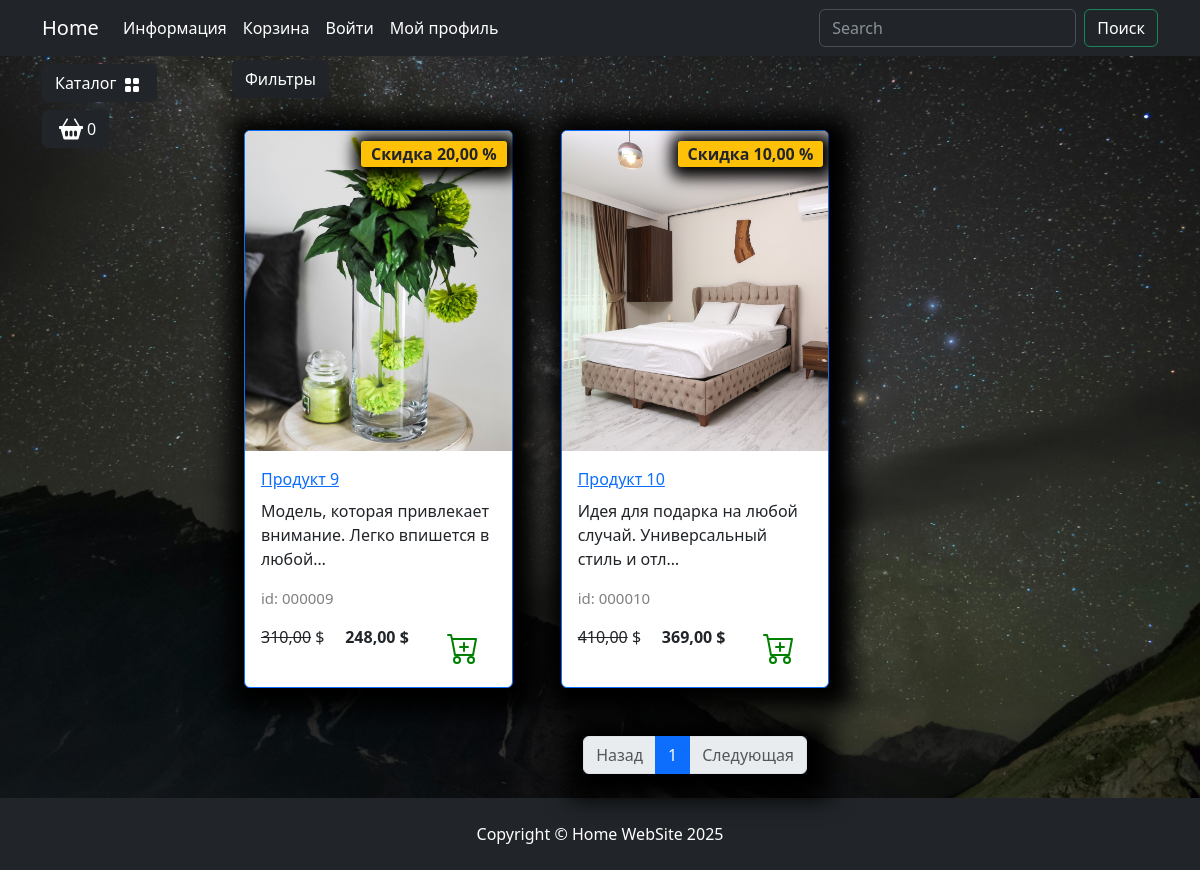
Page /catalog/kategoriya-5/ on the earlier database version.
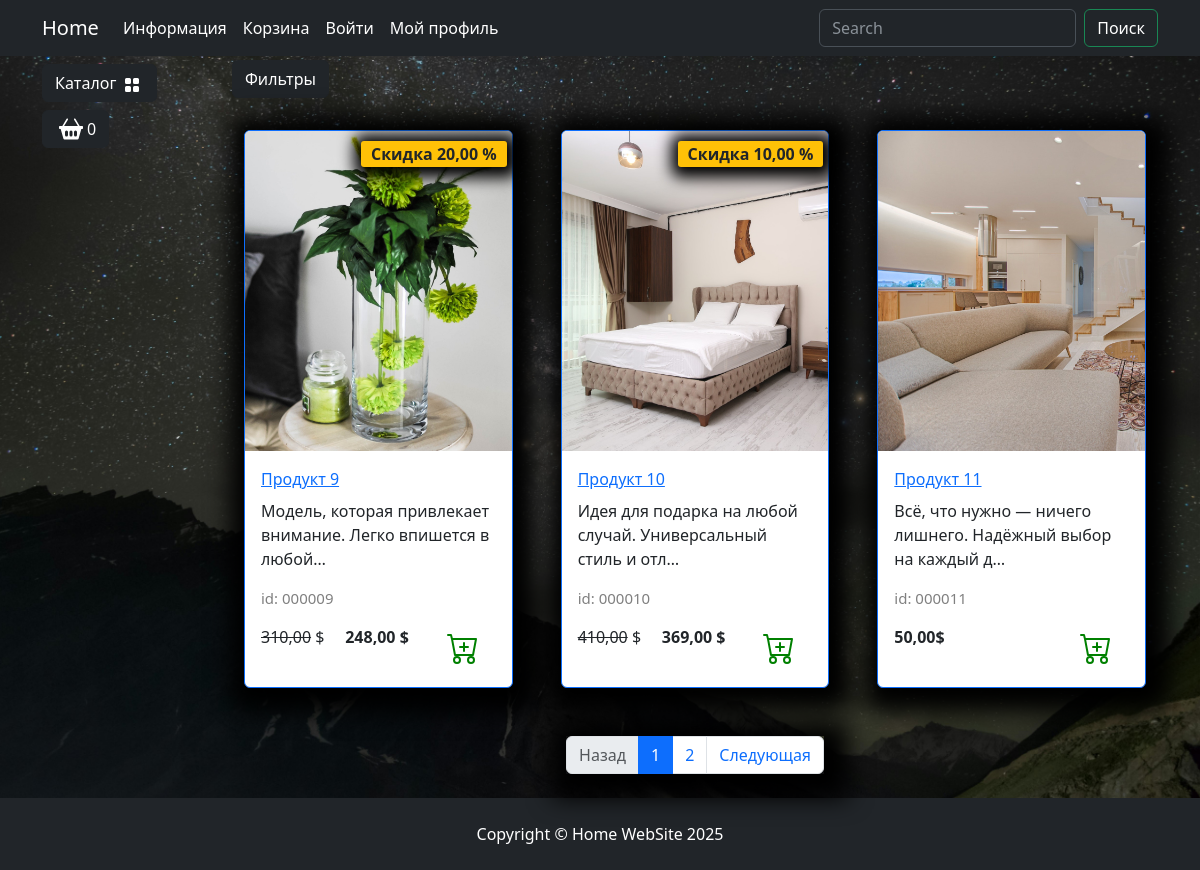
Same page on the later database version.
### goods/models.py (models this page shows, shortened)
class Products(models.Model):
    name = models.CharField(max_length=150, unique=True,
                            verbose_name='Название')
    slug = models.SlugField(max_length=200, unique=True,
                            blank=True, null=True, verbose_name='URL')
    description = models.TextField(
        blank=True, null=True, verbose_name='Описание')
    image = models.ImageField(upload_to='goods_images',
                              blank=True, null=True, verbose_name='Изображения')
    price = models.DecimalField(
        default=0.00, max_digits=7, decimal_places=2, verbose_name='Цена')
    discount = models.DecimalField(
        default=0.00, max_digits=4, decimal_places=2, verbose_name='Скидка в %')
    quantity = models.PositiveBigIntegerField(
        default=0, verbose_name='Количество')
    category = models.ForeignKey(
        to=Categories, on_delete=models.CASCADE, verbose_name='Категория')
    class Meta:
        db_table = 'product'
        verbose_name = 'Продукт'
        verbose_name_plural = 'Продукты'
        ordering = ("id",)
    def display_id(self):
        return f"{self.id:06}"
    def sell_price(self):
        if self.discount:
            return round(self.price - self.price*self.discount/100, 2)
        return self.price

### goods/views.py (the view)
# urls.py: path('catalog/', include('goods.urls', namespace='catalog')),
def catalog(request, category_slug, page=1):
    if category_slug == 'all':
        goods = Products.objects.all()
    else:
        goods = get_list_or_404(
            Products.objects.filter(category__slug=category_slug))
    paginator = Paginator(goods, 3)
    current_page = paginator.page(page)
    context = {
        'title': 'Home - Каталог',
        'goods': current_page,
        'slug_url': category_slug
    }
    return render(request, 'goods/catalog.html', context)

### goods/templatetags/goods_tags.py (called while the page is built)
@register.simple_tag()
def tag_categories():
    return Categories.objects.all()

### goods/templates/goods/catalog.html (shortened to what this page needs)
{% extends "main/base.html" %}
{% load  static  %}
{% block  content  %}
                    <div class="row">
                        <div class="dropdown mb-2">
                            <button class="btn btn-secondary dropdown-toggle btn-dark" type="button" data-bs-toggle="dropdown"
                                aria-expanded="false">
                                Фильтры
                            </button>
                        </div>
                        {% for product  in goods %}
                        <div class="col-lg-4 col-md-6 p-4">
                            <div class="card border-primary rounded custom-shadow">
                                {% if product.image %}
                                    <img src="{{product.image.url}}" class="card-img-top" alt="{{ product.name }}">
                                {% else %}
                                    <img src="{% static "deps/images/Not found image.png" %}" class="card-img-top" alt="...">
                                {% endif %}
                                <div class="card-body">
                                    <a href="{% url "catalog:product" product.slug %}">
                                        <p class="card-title">{{product.name}}</p>
                                    </a>
                                    <p class="card-text ">{{product.description|truncatechars:60}}</p>
                                    <p class="product_id">id: {{product.display_id}}</p>
                                    <div class="d-flex justify-content-between">
                                        {% if product.discount %}
                                            <p><s>{{product.price}}</s> $</p>
                                            <p><strong>{{product.sell_price}} $</strong></p>
                                            <span class="badge bg-warning text-dark">Скидка {{product.discount}} %</span>
                                        {% else %}
                                            <p><strong>{{product.price}}$</strong></p>
                                        {% endif %}
                                        <a href="#" class="btn add-to-cart">
                                            <img class="mx-1" src="{% static "deps/icons/cart-plus.svg" %}" alt="Catalog Icon"
                                                width="32" height="32">
                                        </a>
                                    </div>
                                </div>
                            </div>
                        </div>
                        {% endfor %}
                    </div>
                    <nav aria-label="Page navigation example">
                        <ul class="pagination justify-content-center my-4">
                            <div class="custom-shadow d-flex">
                                <li class="page-item {% if not goods.has_previous %}disabled{% endif %} ">
                                  <a class="page-link" href = "{% if goods.has_previous %}
                                  {% url "catalog:index" slug_url goods.previous_page_number %}
                                  {% else %}
                                  #
                                  {% endif %}">Назад</a>
                                </li>
                                {% for page in goods.paginator.page_range  %}
                                {% if page >= goods.number|add:-2  and page <= goods.number|add:+2 %}
                                    <li class="page-item {% if goods.number == page %} active{% endif %}">
                                        <a class="page-link" href="{% url "catalog:index" slug_url page %}">{{ page }}</a>
                                    </li>
                                {% endif %}
                                {% endfor %}
                                <li class="page-item {% if not goods.has_next %}disabled{% endif %} ">
                                  <a class="page-link" href = "{% if goods.has_next %}
                                  {% url "catalog:index" slug_url goods.next_page_number %}
                                  {% else %}
                                  #
                                  {% endif %}">Следующая</a>
                                </li>
                            </div>
                        </ul>
                    </nav>
{% endblock  %}
{% block footer %}
    <footer class="py-4 bg-dark">
        <div class="container">
            <p class="m-0 text-center text-white">Copyright &copy; Home WebSite 2025</p>
        </div>
    </footer>
{% endblock footer %}

### main/templates/main/base.html (shortened to what this page needs)
{% load static %}
{% load goods_tags %}
<!DOCTYPE html>
<html lang="en">
<head>
    <link rel="stylesheet" href="{% static "deps/css/bootstrap/bootstrap.min.css" %}">
    <link rel="stylesheet" href="{% static "deps/css/my_css.css" %}">
</head>
<body>
    <header>
        <nav class="navbar navbar-expand-lg bg-dark" data-bs-theme="dark">
            <div class="container">
                <a class="navbar-brand" href="{% url "main:index" %}">Home</a>
                <div class="collapse navbar-collapse" id="navbarSupportedContent">
                    <ul class="navbar-nav me-auto mb-2 mb-lg-0">
                        <li class="nav-item dropdown ">
                            <a class="nav-link dropdown-toggle text-white" href="#" role="button"
                                data-bs-toggle="dropdown" aria-expanded="false">
                                Информация
                            </a>
                        </li>
                        <li class="nav-item">
                            <a class="nav-link  text-white" href="carts/cart.html">Корзина</a>
                        </li>
                        <li class="nav-item">
                            <a class="nav-link  text-white" href="users/login.html">Войти</a>
                        </li>
                        <li class="nav-item dropdown ">
                            <a class="nav-link dropdown-toggle text-white" href="#" role="button"
                                data-bs-toggle="dropdown" aria-expanded="false">
                                Мой профиль
                            </a>
                        </li>
                    </ul>
                    <form class="d-flex" role="search">
                        <input class="form-control me-2" type="search" placeholder="Search" aria-label="Search">
                        <button class="btn btn-outline-success text-white" type="submit">Поиск</button>
                    </form>
                </div>
            </div>
        </nav>
    </header>
    <section>
        <div class="container">
            <div class="row mt-1 position-fixed z-3">
                <div class="dropdown mb-2">
                    <button class="btn btn-secondary dropdown-toggle btn-dark" type="button" data-bs-toggle="dropdown"
                        aria-expanded="false">
                        Каталог
                        <img class="mx-1" src="{% static "deps/icons/grid-fill.svg" %}" alt="Catalog Icon" width="16"
                            height="16">
                    </button>
                        {% tag_categories as categories %}
                </div>
                <div>
                    <button type="button" class="btn btn-dark btn-secondary d-flex" id="modalButton"
                        aria-expanded="false">
                        <img class="mx-1" src="{% static "deps/icons/basket2-fill.svg" %}" alt="Catalog Icon" width="24"
                            height="24">
                        <span id="goods-in-cart-count">0</span>
                    </button>
                </div>
            </div>
        </div>
        <div class="container">
            <div class="row mt-1">
                <div class="col-lg-2">
                </div>
                <div class="col-lg-10">
                    {% block content %}{% endblock %}
                </div>
            </div>
        </div>
    </section>
    {% block footer %}{% endblock  %}
</body>
</html>

### static/deps/css/my_css.css (style rules this page uses)
body { background-image: url("../images/bg-image.jpg"); background-repeat: no-repeat; background-attachment: fixed; background-position: center center; background-size: cover; height: 100%; }
.dropdown-toggle::after { content: none; }
.custom-shadow { box-shadow: 5px 5px 25px 19px #000000; }
.product_id { color: gray; font-size: 15px; }
.badge.bg-warning.text-dark { position: absolute; top: 10px; right: 5px; z-index: 1; padding: 5px 10px; border-radius: 3px; font-size: 1rem; box-shadow: 2px 2px 15px 9px #000000; }

Differences in the rows shown:
now on this page (row edited): Products: image (picture), name "Продукт 11", description "Всё, что нужно — ничего лишнего. Надёжный выбор на каждый д…", display_id "000011", price "50,00"
Other differences:
new list line: "2"
